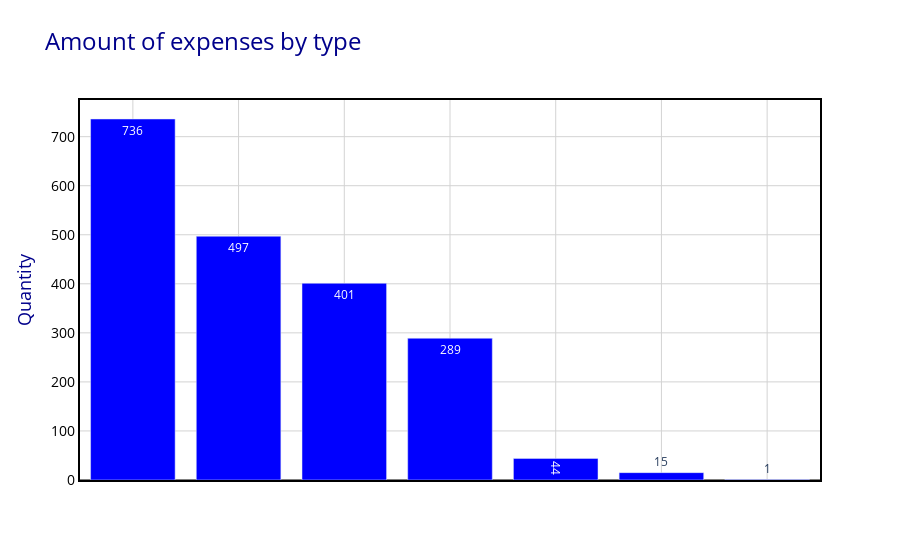

Source (notebook cell):
### Code cell
# Plot the data
trace = go.Bar(
    x=count_by_type["TIPO_DESPESA"],
    y=count_by_type["COUNT"],
    marker=dict(color="blue"),
    text=count_by_type["COUNT"],
    textposition="auto",
)

# Set chart layout
layout = go.Layout(
    title="Amount of expenses by type",
    titlefont=dict(size=24, color="darkblue"),
    xaxis=dict(
        xaxis_layout,
        showticklabels=False,  # Turn off X axis values
    ),
    yaxis=yaxis_layout,
    hovermode="closest",
    plot_bgcolor="white",
)

py.iplot({"data": [trace], "layout": layout})

### Figure 1 — Plotly figure (JSON) as saved in the notebook; plotly's stock layout.template omitted (floating-point values rounded to 4 significant figures)
{"data": [{"marker": {"color": "blue"}, "text": [736, 497, 401, 289, 44, 15, 1], "textposition": "auto", "type": "bar", "x": ["Aluguel de imóveis para escritório político, compreendendo despesas concernentes a eles.", "Passagens aéreas, aquáticas e terrestres nacionais", "Locomoçăo, hospedagem, alimentaçăo, combustíveis e lubrificantes", "Aquisiçăo de material de consumo para uso no escritório político, inclusive aquisiçăo ou locaçăo de software, despesas postais, aquisiçăo de publicaçơes, locaçăo de móveis e de equipamentos. ", "Contrataçăo de consultorias, assessorias, pesquisas, trabalhos técnicos e outros serviços de apoio ao exercício do mandato parlamentar", "Divulgaçăo da atividade parlamentar", "Serviços de Segurança Privada"], "y": [736, 497, 401, 289, 44, 15, 1]}], "layout": {"hovermode": "closest", "plot_bgcolor": "white", "title": {"font": {"color": "darkblue", "size": 24}, "text": "Amount of expenses by type"}, "xaxis": {"gridcolor": "lightgrey", "gridwidth": 1, "linecolor": "black", "linewidth": 2, "mirror": true, "showgrid": true, "showline": true, "showticklabels": false, "tickfont": {"color": "black", "size": 14}, "title": {"font": {"color": "darkblue", "size": 18}}, "zeroline": true, "zerolinecolor": "grey", "zerolinewidth": 2}, "yaxis": {"gridcolor": "lightgrey", "gridwidth": 1, "linecolor": "black", "linewidth": 2, "mirror": true, "showgrid": true, "showline": true, "tickfont": {"color": "black", "size": 14}, "title": {"font": {"color": "darkblue", "size": 18}, "text": "Quantity"}, "zeroline": true, "zerolinecolor": "grey", "zerolinewidth": 2}}}
